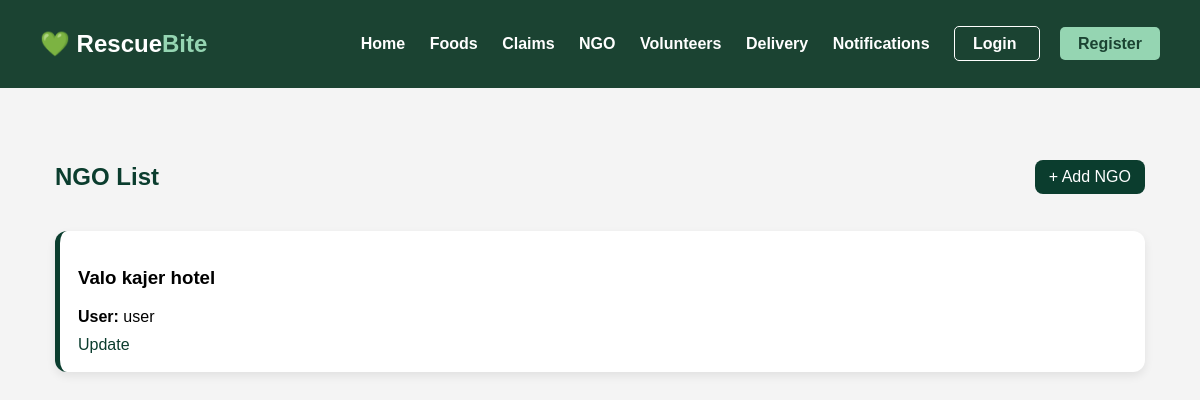
The app's page /ngo/ngos/, older data.
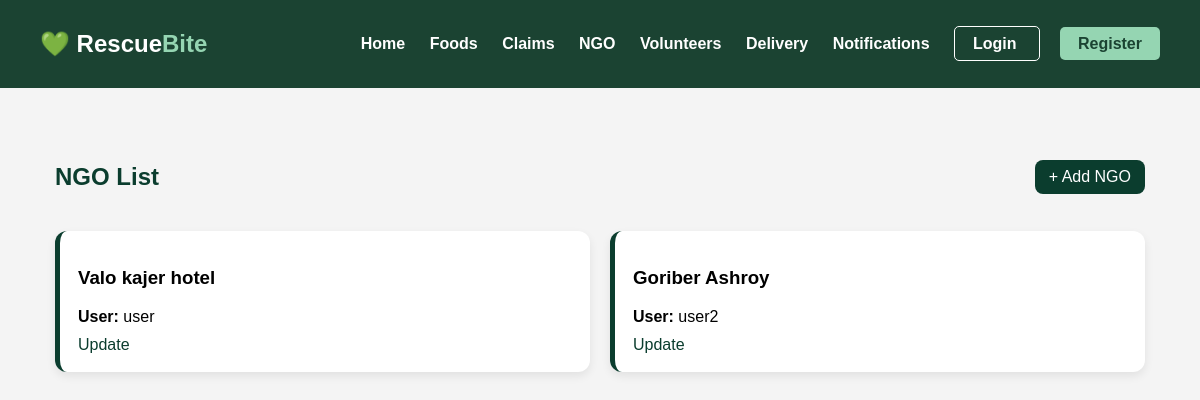
The same page, newer data.
### ngo/models.py (models this page shows, shortened)
class NGO(models.Model):
    user = models.OneToOneField(User,
                                on_delete=models.CASCADE)
    ngo_name = models.CharField(max_length=100)

### ngo/views.py (the view)
def ngo_list(request):
    ngos = NGO.objects.all()
    return render(request,
                  'ngo/ngo_list.html',
                  {'ngos': ngos})

### ngo/templates/ngo/ngo_list.html
{% extends 'base.html' %}
{% block content %}
<div class="ngo-page">
    <div class="ngo-header">
        <h2>NGO List</h2>
        <a class="add-btn" href="/ngo/create-ngo/">
            + Add NGO
        </a>
    </div>
    <div class="ngo-grid">
        {% for ngo in ngos %}
        <div class="ngo-card">
            <h3>{{ ngo.ngo_name }}</h3>
            <p><b>User:</b> {{ ngo.user.username }}</p>
            <div class="actions">
                <a href="/ngo/update-ngo/{{ ngo.id }}/">Update</a>
            </div>
        </div>
        {% endfor %}
    </div>
</div>
{% endblock %}

Row changes from the older to the newer data that the page shows:
added NGO: ngo_name "Goriber Ashroy", user.username "user2"
